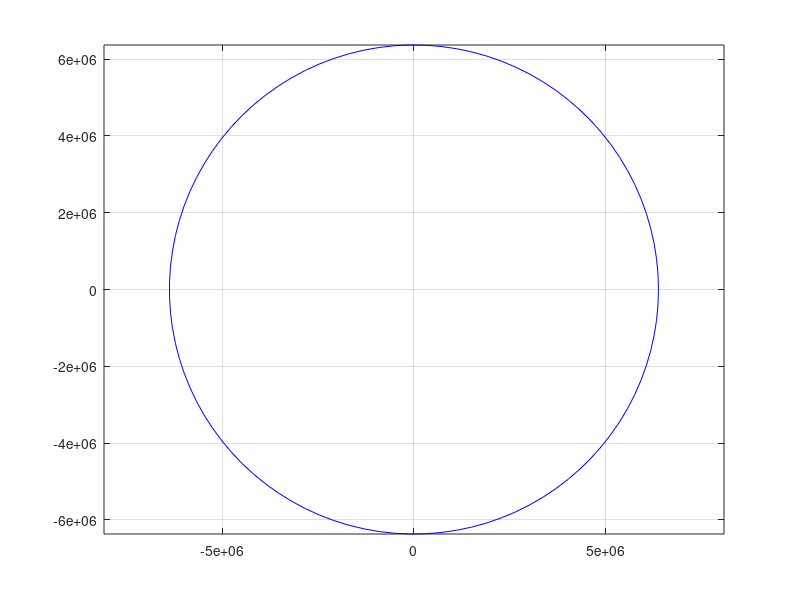

MATLAB code for this plot: (Note: this script raises an error after producing the figure.)
clear, clf, hold off;
n=0;
h=60;
k=1;
tfin=86400*28;%1dia=86400s * 28 dias
theta = linspace(0, 2*pi, 100);
r = 6.371e6;

x = r*cos(theta);
y = r*sin(theta);

plot(x, y, 'b');
axis equal;
grid on;
hold on;

for vy=0.0:k:0.0
    vx=1022.0;%Velocidad orbital media
    y=3.844e8+r;%RTierra+distancia prom
    x=0; n=0;
    px(1)=x; py(1)=y;
    for t=0:h:tfin
        n=n+1;
        x=x+vx*h;
        y=y+vy*h;
        vx=vx+ax(x,y)*h;
        vy=vy+ay(x,y)*h;
        px(n+1)=x;
        py(n+1)=y;
        R=x^2+y^2;
        if sqrt(R)<r;
            break;
        end
    end
    plot(px,py); hold on
end
title('Simulación de órbita lunar');
hold off